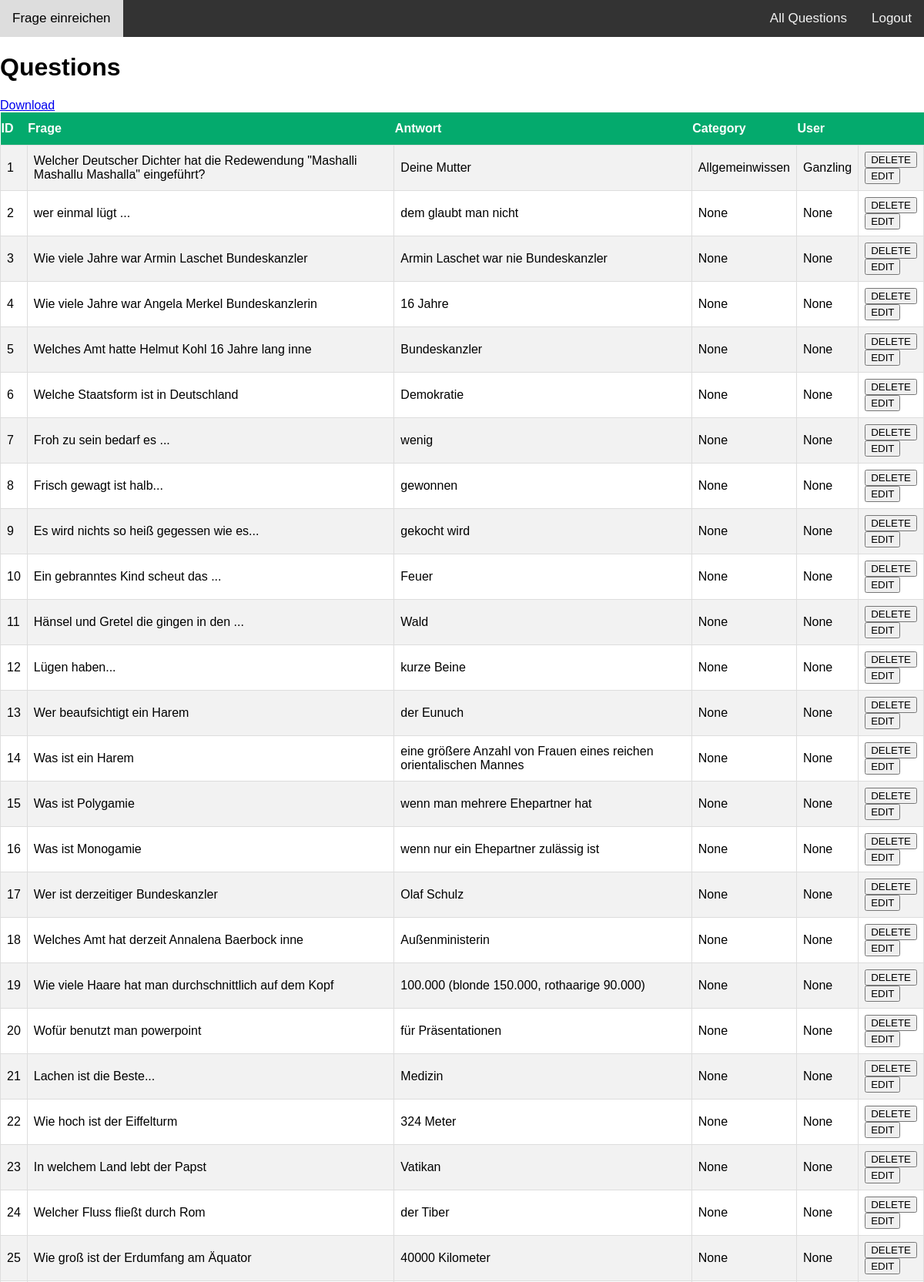
Page /all_questions (signed in, upper part) on the committed database.
### app/models.py (models this page shows, shortened)
class Question(db.Model):
    id = db.Column(db.Integer, primary_key=True)
    question = db.Column(db.String(128))
    answer = db.Column(db.String(128))
    kategory = db.Column(db.String(128))
    username = db.Column(db.String(128))

### app/routes.py (the view)
@app.route("/all_questions")
@login_required
def all_questions():
    username = get_username_from_current_user()
    questions = Question.query.all()
    return render_template('all_questions.html', title='Questions', username=username, questions=questions)

### app/models.py (called while the page is built)
@login.user_loader
def load_user(aid):
    return User.query.get(int(aid))

### app/routes.py (called while the page is built)
def get_username_from_current_user():
    if User.query.filter_by(id=current_user.get_id()).first():
        return User.query.filter_by(id=current_user.get_id()).first().username
    else:
        return None

### app/templates/all_questions.html
{% include 'topnav.html' %}
<link rel="stylesheet" href="{{ url_for('static', filename='styles/table_style.css') }}">
{% block content %}
    <h1>{{ title }}</h1> <a href="{{ url_for("download_all") }}" >Download</a>
    <table id="questions">
        <tr>
            <th>ID</th>
            <th>Frage</th>
            <th>Antwort</th>
            <th>Category</th>
            <th>User</th>
            <th></th>
        </tr>
        {% for question in questions %}
            <tr>
                <td>{{ question.id }}</td>
                <td>{{ question.question }}</td>
                <td>{{ question.answer }}</td>
                <td>{{ question.kategory }}</td>
                <td>{{ question.username }}</td>
                <td>
                    <form action="{{ url_for("delete_question_post", question_id=question.id) }}" method="post">
                        <button name="delete">DELETE</button>
                    </form>
                    <form action="{{ url_for("edit_question", question_id=question.id) }}" method="get">
                        <button name="delete">EDIT</button>
                    </form>
                </td>
            </tr>
        {% endfor %}
    </table>
{% endblock %}

### app/templates/topnav.html (shortened to what this page needs)
<!DOCTYPE html>
<html lang="en">
<head>
</head>
<body>
</body>
</html><link rel="stylesheet" href="{{ url_for('static', filename='styles/style_topnav.css') }}">
<body>
    <div class="topnav" id="myTopnav">
            <a style="float: left;" href='{{ url_for("add_question") }}'>Frage einreichen</a>
        {% if username %}
            <a style="float: right;" href='{{ url_for("logout") }}'>Logout</a>
            <a style="float: right;" href='{{ url_for("all_questions") }}'>All Questions</a>
       {% endif %}
    </div>
</body>

### app/static/styles/style_topnav.css (style rules this page uses)
body { margin: 0; font-family: Arial, Helvetica, sans-serif; }
.topnav { overflow: hidden; background-color: #333; }
.topnav a { float: left; display: block; color: #f2f2f2; text-align: center; padding: 14px 16px; text-decoration: none; font-size: 17px; }

### app/static/styles/table_style.css (style rules this page uses)
#questions { font-family: Arial, Helvetica, sans-serif; border-collapse: collapse; width: 100%; }
#questions td, #customers th { border: 1px solid #ddd; padding: 8px; }
#questions tr:nth-child(even) { background-color: #f2f2f2; }
#questions th { padding-top: 12px; padding-bottom: 12px; text-align: left; background-color: #04AA6D; color: white; }

### rows in the picture
Question: id "1", question "Welcher Deutscher Dichter hat die Redewendung \"Mashalli Mashallu Mashalla\" eingeführt?", answer "Deine Mutter", kategory "Allgemeinwissen", username "Ganzling"
Question: id "2", question "wer einmal lügt ...", answer "dem glaubt man nicht", kategory "None", username "None"
Question: id "3", question "Wie viele Jahre war Armin Laschet Bundeskanzler", answer "Armin Laschet war nie Bundeskanzler", kategory "None", username "None"
Question: id "4", question "Wie viele Jahre war Angela Merkel Bundeskanzlerin", answer "16 Jahre", kategory "None", username "None"
Question: id "5", question "Welches Amt hatte Helmut Kohl 16 Jahre lang inne", answer "Bundeskanzler", kategory "None", username "None"
Question: id "6", question "Welche Staatsform ist in Deutschland", answer "Demokratie", kategory "None", username "None"
Question: id "7", question "Froh zu sein bedarf es ...", answer "wenig", kategory "None", username "None"
Question: id "8", question "Frisch gewagt ist halb...", answer "gewonnen", kategory "None", username "None"
Question: id "9", question "Es wird nichts so heiß gegessen wie es...", answer "gekocht wird", kategory "None", username "None"
Question: id "10", question "Ein gebranntes Kind scheut das ...", answer "Feuer", kategory "None", username "None"
Question: id "11", question "Hänsel und Gretel die gingen in den ...", answer "Wald", kategory "None", username "None"
Question: id "12", question "Lügen haben...", answer "kurze Beine", kategory "None", username "None"
Question: id "13", question "Wer beaufsichtigt ein Harem", answer "der Eunuch", kategory "None", username "None"
Question: id "14", question "Was ist ein Harem", answer "eine größere Anzahl von Frauen eines reichen orientalischen Mannes", kategory "None", username "None"
Question: id "15", question "Was ist Polygamie", answer "wenn man mehrere Ehepartner hat", kategory "None", username "None"
Question: id "16", question "Was ist Monogamie", answer "wenn nur ein Ehepartner zulässig ist", kategory "None", username "None"
Question: id "17", question "Wer ist derzeitiger Bundeskanzler", answer "Olaf Schulz", kategory "None", username "None"
Question: id "18", question "Welches Amt hat derzeit Annalena Baerbock inne", answer "Außenministerin", kategory "None", username "None"
Question: id "19", question "Wie viele Haare hat man durchschnittlich auf dem Kopf", answer "100.000 (blonde 150.000, rothaarige 90.000)", kategory "None", username "None"
Question: id "20", question "Wofür benutzt man powerpoint", answer "für Präsentationen", kategory "None", username "None"
Question: id "21", question "Lachen ist die Beste...", answer "Medizin", kategory "None", username "None"
Question: id "22", question "Wie hoch ist der Eiffelturm", answer "324 Meter", kategory "None", username "None"
Question: id "23", question "In welchem Land lebt der Papst", answer "Vatikan", kategory "None", username "None"
Question: id "24", question "Welcher Fluss fließt durch Rom", answer "der Tiber", kategory "None", username "None"
Question: id "25", question "Wie groß ist der Erdumfang am Äquator", answer "40000 Kilometer", kategory "None", username "None"

### other values in the picture
{{ title }} "Questions"
